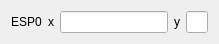
<?xml version="1.0" encoding="UTF-8"?>
<ui version="4.0">
 <class>ESPWidget</class>
 <widget class="QWidget" name="ESPWidget">
  <property name="geometry">
   <rect>
    <x>0</x>
    <y>0</y>
    <width>179</width>
    <height>41</height>
   </rect>
  </property>
  <property name="sizePolicy">
   <sizepolicy hsizetype="Preferred" vsizetype="Preferred">
    <horstretch>0</horstretch>
    <verstretch>0</verstretch>
   </sizepolicy>
  </property>
  <property name="windowTitle">
   <string>Form</string>
  </property>
  <layout class="QGridLayout" name="gridLayout">
   <item row="0" column="0">
    <layout class="QHBoxLayout" name="horizontalLayout">
     <item>
      <widget class="QLabel" name="lblESPName">
       <property name="sizePolicy">
        <sizepolicy hsizetype="Preferred" vsizetype="Preferred">
         <horstretch>0</horstretch>
         <verstretch>0</verstretch>
        </sizepolicy>
       </property>
       <property name="text">
        <string>ESP0</string>
       </property>
      </widget>
     </item>
     <item alignment="Qt::AlignRight">
      <widget class="QLabel" name="label_2">
       <property name="sizePolicy">
        <sizepolicy hsizetype="Preferred" vsizetype="Preferred">
         <horstretch>0</horstretch>
         <verstretch>0</verstretch>
        </sizepolicy>
       </property>
       <property name="text">
        <string>x</string>
       </property>
      </widget>
     </item>
     <item>
      <widget class="QLineEdit" name="txtX">
       <property name="sizePolicy">
        <sizepolicy hsizetype="Fixed" vsizetype="Fixed">
         <horstretch>0</horstretch>
         <verstretch>0</verstretch>
        </sizepolicy>
       </property>
      </widget>
     </item>
     <item alignment="Qt::AlignRight">
      <widget class="QLabel" name="label_3">
       <property name="sizePolicy">
        <sizepolicy hsizetype="Preferred" vsizetype="Preferred">
         <horstretch>0</horstretch>
         <verstretch>0</verstretch>
        </sizepolicy>
       </property>
       <property name="text">
        <string>y</string>
       </property>
      </widget>
     </item>
     <item>
      <widget class="QLineEdit" name="txtY">
       <property name="sizePolicy">
        <sizepolicy hsizetype="Preferred" vsizetype="Preferred">
         <horstretch>0</horstretch>
         <verstretch>0</verstretch>
        </sizepolicy>
       </property>
      </widget>
     </item>
    </layout>
   </item>
  </layout>
 </widget>
 <resources/>
 <connections/>
</ui>
